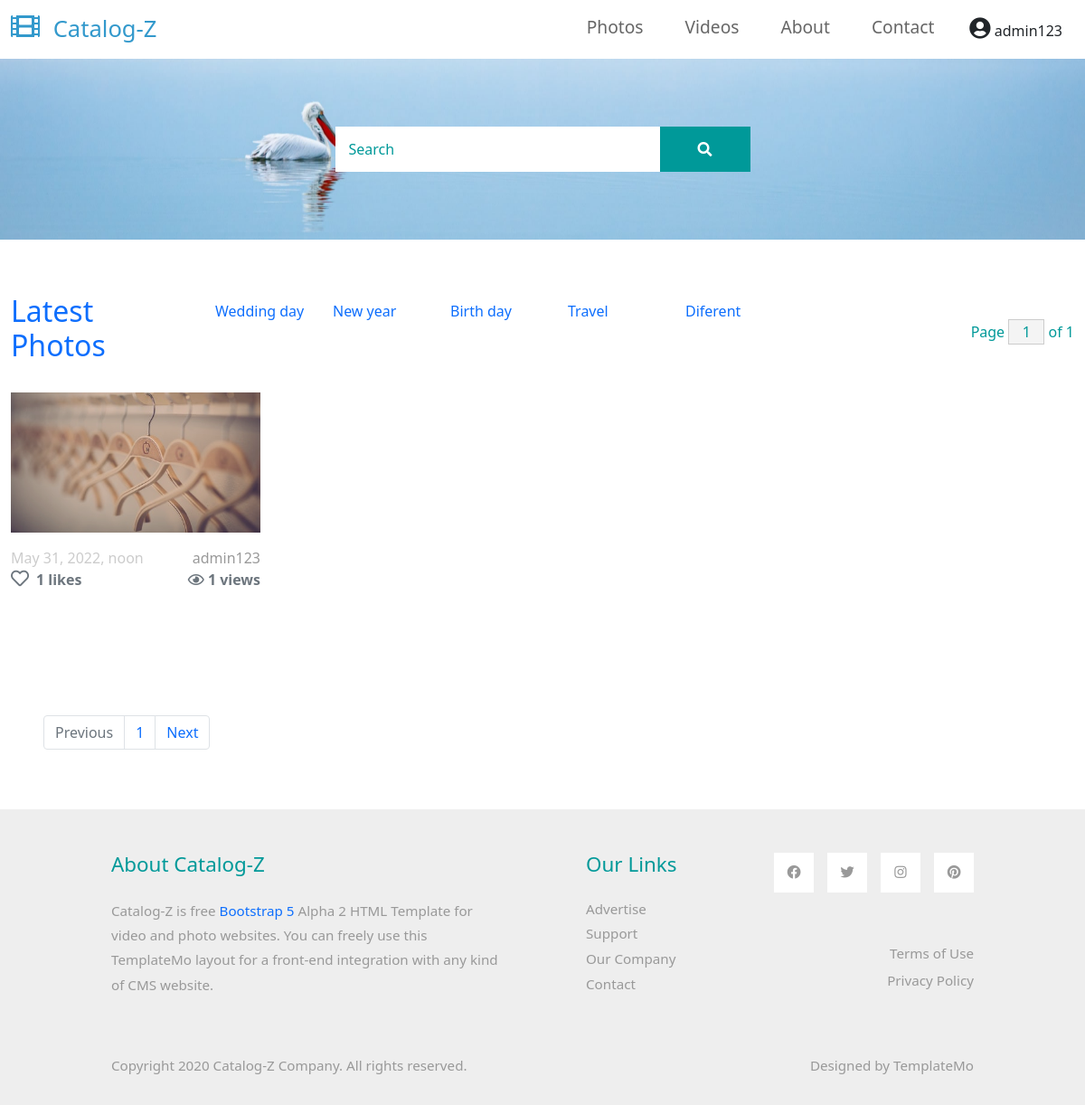
Page / (signed in) on the committed database.
### user/models.py (models this page shows)
class CustomUser(AbstractUser):
  first_name = models.CharField(max_length=100)
  last_name = models.CharField(max_length=100)
  age = models.PositiveIntegerField(null=True,blank=True)
  address = models.TextField()

### gallery/models/category.py (models this page shows, shortened)
class Category(models.Model):
  name = models.CharField(max_length=150)
  @staticmethod
  def get_all_category():
    return Category.objects.all()

### gallery/models/postsphoto.py (models this page shows, shortened)
class PostPhoto(models.Model):
  photo = models.ImageField(upload_to = 'images/')
  title = models.CharField(max_length=150)
  body = models.TextField(blank=True,null=True)
  date = models.DateTimeField(auto_now_add=True)
  category = models.ForeignKey(Category, on_delete=models.CASCADE,null=True)
  author = models.ForeignKey(
    get_user_model(),
    on_delete=models.CASCADE,
    blank=True,
    null=True
  )
  like = models.ManyToManyField(get_user_model(),related_name='postphoto_like')
  views = models.ManyToManyField(get_user_model(),related_name='postphoto_view')
  def number_of_likes(self):
    return self.like.count()
  def total_views(self):
    return self.views.count()
  @staticmethod
  def get_all_postphoto():
    return PostPhoto.objects.all()

### gallery/views.py (the view)
# urls.py: path('',index,name='index'),
def index(request):
  postcategory = None
  categories = Category.get_all_category()
  postlist = PostPhoto.get_all_postphoto().order_by('?')
  pages = Paginator(postlist,12)
  page_number = request.GET.get('page')
  categoryID = request.GET.get("category")
  if categoryID:
    postcategory = PostPhoto.get_all_postphoto_by_categoryid(categoryID)
  elif page_number:
    postcategory = pages.get_page(page_number)
  else:
    postcategory = pages.get_page(1)
  search = request.GET.get('search')
  if search:
    postcategory = PostPhoto.get_all_postphoto().filter(Q(title__icontains=search))
  context = {}
  context['categories'] = categories
  context['postphoto'] = postcategory
  context['pages'] = pages
  return render(request,'index.html', context)

### templates/index.html (shortened to what this page needs)
{% extends 'base.html' %}
{% load static %}
{% block content %}
    <div class="tm-hero d-flex justify-content-center align-items-center" data-parallax="scroll" data-image-src="{% static 'img/hero.jpg' %}">
        <form class="d-flex tm-search-form" action="/" method="get">
            <input class="form-control tm-search-input" name="search" type="search" placeholder="Search" aria-label="Search">
            <button class="btn btn-outline-success tm-search-btn" type="submit">
                <i class="fas fa-search"></i>
            </button>
        </form>
    </div>
    <div class="container-fluid tm-container-content tm-mt-60">
        <div class="row mb-4">
            <div class="col-9">
                <div class="row">
                <h2 class="col-lg-3 tm-text-primary">
                    <a href="/"> Latest Photos</a>
                </h2>
                <div class="col-lg-9">
                {% if categories %}
                    <div class="btn-group row w-100" role="group" aria-label="Basic example">
                        {% for category in categories %}
                        <button type="button" class="btn btn-muted col-lg-2 col-sm-12 text-left"><a href="/?category={{category.pk}}" style="font-size: 1rem;">{{category.name}}</a></button>
                        {% endfor %}
                    </div>
                </div>
                {% endif %}
                </div>
            </div>
            <div class="col-3 d-flex justify-content-end align-items-center">
                <form action="" method="get" class="tm-text-primary">
                    Page <input type="text" name="page" value="1" size="1" class="tm-input-paging tm-text-primary"> of {{pages.num_pages}}
                </form>
            </div>
        </div>
        <div class="row tm-mb-90 tm-gallery">
            {% if postphoto %}
            {% for post in postphoto %}
        	<div class="col-xl-3 col-lg-4 col-md-6 col-sm-6 col-12 mb-5">
                <figure class="effect-ming tm-video-item" >
                    {% if post.photo %}
                    <img src="{{ post.photo.url }}" alt="Image" class="img-fluid">
                    {% endif %}
                    <figcaption class="d-flex align-items-center justify-content-center">
                    </figcaption>
                </figure>
                <div class="d-flex justify-content-between tm-text-gray">
                    <span class="tm-text-gray-light">{{ post.date }}</span>
                    <span>{{post.author}}</span>
                </div>
                <div class="d-flex justify-content-between tm-text-gray">
                    <strong class="text-secondary"><i class="far fa-heart mr-2" style="font-size:20px;"></i>{{ post.number_of_likes }} likes{{ number_of_likes|pluralize }}</strong>
                    <strong class="text-secondary"><i class=" far fa-eye"></i> {{ post.total_views }}  views</strong>
                </div>
            </div>
            {% endfor %}
            {% else %}
            <h2>Kantent topilmadi.</h2>
            {% endif %}
        </div>
        <div class="row tm-mb-50">
                <ul class="pagination pl-5">
                    {% if pages.has_previous %}
                    <li class="page-item"><a class="page-link" href="?page={{ pages.previous_page_number }}">Previous</a></li>
                    {% else %}
                    <li class="page-item disabled"><a class="page-link" href="?page={{ pages.previous_page_number }}">Previous</a></li>
                    {% endif %}
                    {% for i in pages.page_range %}
                    {% if pages.number == i %}
                        <li class="page-item active"><a class="page-link" href="?page={{i}}">{{i}}</a></li>
                    {% else %}
                    <li class="page-item"><a class="page-link" href="?page={{i}}">{{i}}</a></li>
                    {% endif %}
                    {% endfor %}
                    {% if pages.has_next %}
                    <li class="page-item"><a class="page-link" href="?page={{ pages.next_page_number }}">Next</a></li>
                    {% else %}
                    <li class="page-item"><a class="page-link" href="?page={{ pages.next_page_number }}">Next</a></li>
                    {% endif %}
                </ul>
        </div>
    </div>
{% endblock %}

### templates/base.html (shortened to what this page needs)
{% load static %}
<!DOCTYPE html>
<html lang="en">
<head>
    <link rel="stylesheet" href="{% static 'css/bootstrap.min.css' %}">
    <link rel="stylesheet" href="{% static 'fontawesome/css/all.min.css' %}">
    <link rel="stylesheet" href="{% static 'css/templatemo-style.css' %}">
</head>
<body>
    <nav class="navbar navbar-expand-lg">
        <div class="container-fluid">
            <a class="navbar-brand" href="#">
                <i class="fas fa-film mr-2"></i>
                Catalog-Z
            </a>
            <div class="collapse navbar-collapse" id="navbarSupportedContent" style="z-index: 100;">
            <ul class="navbar-nav ml-auto mb-2 mb-lg-0">
                <li class="nav-item">
                    <a class="nav-link nav-link-1 " aria-current="page" href="/">Photos</a>
                </li>
                <li class="nav-item">
                    <a class="nav-link nav-link-2" href="{% url 'videos' %}">Videos</a>
                </li>
                <li class="nav-item">
                    <a class="nav-link nav-link-3" href="{% url 'about' %}">About</a>
                </li>
                <li class="nav-item">
                    <a class="nav-link nav-link-4" href="{% url 'contact' %}">Contact</a>
                </li>
                {% if user.is_authenticated %}
                <div class="btn-group dropleft">
                    <button class="btn dropdown-toggle" data-toggle="dropdown" aria-haspopup="true" aria-expanded="false">
                      <i class="fas fa-user-circle" style="font-size: 1.5rem;" data-toggle="tooltip" title="{{user.username}}"></i>
                      {{user.username}}
                    </button>
                </div>
                {% endif %}
            </ul>
            </div>
        </div>
    </nav>
    {% block content %}
    {% endblock %}
    <footer class="tm-bg-gray pt-5 pb-3 tm-text-gray tm-footer">
      <div class="container-fluid tm-container-small">
          <div class="row">
              <div class="col-lg-6 col-md-12 col-12 px-5 mb-5">
                  <h3 class="tm-text-primary mb-4 tm-footer-title">About Catalog-Z</h3>
                  <p>Catalog-Z is free <a rel="sponsored" href="https://v5.getbootstrap.com/">Bootstrap 5</a> Alpha 2 HTML Template for video and photo websites. You can freely use this TemplateMo layout for a front-end integration with any kind of CMS website.</p>
              </div>
              <div class="col-lg-3 col-md-6 col-sm-6 col-12 px-5 mb-5">
                  <h3 class="tm-text-primary mb-4 tm-footer-title">Our Links</h3>
                  <ul class="tm-footer-links pl-0">
                      <li><a href="#">Advertise</a></li>
                      <li><a href="#">Support</a></li>
                      <li><a href="#">Our Company</a></li>
                      <li><a href="#">Contact</a></li>
                  </ul>
              </div>
              <div class="col-lg-3 col-md-6 col-sm-6 col-12 px-5 mb-5">
                  <ul class="tm-social-links d-flex justify-content-end pl-0 mb-5">
                      <li class="mb-2"><a href="https://facebook.com"><i class="fab fa-facebook"></i></a></li>
                      <li class="mb-2"><a href="https://twitter.com"><i class="fab fa-twitter"></i></a></li>
                      <li class="mb-2"><a href="https://instagram.com"><i class="fab fa-instagram"></i></a></li>
                      <li class="mb-2"><a href="https://pinterest.com"><i class="fab fa-pinterest"></i></a></li>
                  </ul>
                  <a href="#" class="tm-text-gray text-right d-block mb-2">Terms of Use</a>
                  <a href="#" class="tm-text-gray text-right d-block">Privacy Policy</a>
              </div>
          </div>
          <div class="row">
              <div class="col-lg-8 col-md-7 col-12 px-5 mb-3">
                  Copyright 2020 Catalog-Z Company. All rights reserved.
              </div>
              <div class="col-lg-4 col-md-5 col-12 px-5 text-right">
                  Designed by <a href="https://templatemo.com" class="tm-text-gray" rel="sponsored" target="_parent">TemplateMo</a>
              </div>
          </div>
      </div>
  </footer>
</body>
</html>

### static/css/templatemo-style.css (style rules this page uses)
p { line-height: 1.8; }
a { text-decoration: none; transition: all 0.3s ease; }
.container-fluid { max-width: 1770px; }
.tm-container-small { max-width: 1050px; }
.btn { border-radius: 0; }
.form-control { padding: 10px 20px; width: 100%; height: auto; }
.navbar-brand { color: #3399CC; font-size: 1.6rem; }
.navbar-brand i { font-size: 2rem; }
.tm-hero { min-height: 200px; background: transparent; }
.tm-mt-60 { margin-top: 60px; }
.tm-mb-50 { margin-bottom: 50px; }
.tm-mb-90 { margin-bottom: 90px; }
.tm-text-primary { color: #009999; }
.tm-bg-gray { background-color: #EEEEEE; }
.tm-input-paging { width: 40px; border-radius: 0; border: 1px solid #CCCCCC; background: #f4f4f4; text-align: center; }
.nav-item { margin-right: 30px; }
.nav-link { color: #666666; border-bottom: 4px solid transparent; font-size: 1.2rem; }
.tm-search-input { width: 360px; border-radius: 0; padding: 12px 15px; color: #009999; border: none; }
.tm-search-input::placeholder { color: #009999; opacity: 1; }
.tm-search-btn { color: white; background-color: #009999; border: none; width: 100px; height: 50px; margin-left: -1px; }
p, .tm-text-gray { color: #999; }
.tm-text-gray-light { color: #CCC; }
.tm-video-item { position: relative; overflow: hidden; text-align: center; cursor: pointer; }
.tm-video-item img { position: relative; display: block; min-height: 100%; max-width: 100%; opacity: 0.8; }
.tm-video-item figcaption { padding: 2em; color: #fff; text-transform: uppercase; font-size: 1.25em; -webkit-backface-visibility: hidden; backface-visibility: hidden; }
.tm-video-item figcaption::before, .tm-video-item figcaption::after { pointer-events: none; }
.tm-video-item figcaption, .tm-video-item figcaption > a { position: absolute; top: 0; left: 0; width: 100%; height: 100%; }
figure.effect-ming { background: #030c17; }
figure.effect-ming img { opacity: 0.9; -webkit-transition: opacity 0.35s; transition: opacity 0.35s; }
figure.effect-ming figcaption::before { position: absolute; top: 30px; right: 30px; bottom: 30px; left: 30px; border: 2px solid #fff; box-shadow: 0 0 0 30px rgba(255,255,255,0.2); content: ''; opacity: 0; -webkit-transition: opacity 0.35s, -webkit-transform 0.35s; transition: opacity 0.35s, transform 0.35s; -webkit-transform: scale3d(1.4,1.4,1); transform: scale3d(1.4,1.4,1); }
.tm-footer-links li { list-style: none; margin-bottom: 5px; }
.tm-footer-links li a { color: #999999; }
.tm-social-links li { list-style: none; margin-right: 15px; }
.tm-social-links li:last-child { margin-right: 0; }
.tm-social-links li a { color: #999999; width: 44px; height: 44px; display: flex; background-color: #fff; align-items: center; justify-content: center; }
.tm-footer { font-size: 0.95rem; }
.tm-footer-title { font-size: 1.4rem; }
.form-control, input:-internal-autofill-selected, select:not([multiple]) { color: #009999 !important; }
.form-control::placeholder { color: #009999; opacity: 1; }

### templates/base.html (style rules this page uses)
.dropleft .dropdown-toggle::before { display: none; }
.dropleft .dropdown-toggle { padding-left: 0; outline: none; }

### rows in the picture
CustomUser: username "admin123"
Category: name "Wedding day"
Category: name "New year"
Category: name "Birth day"
Category: name "Travel"
Category: name "Diferent"
PostPhoto: photo (picture), date "May 31, 2022, noon", author "admin123", number_of_likes "1", total_views "1"

### other values in the picture
{{ pages.num_pages }} "1"
{{ i }} "1"
